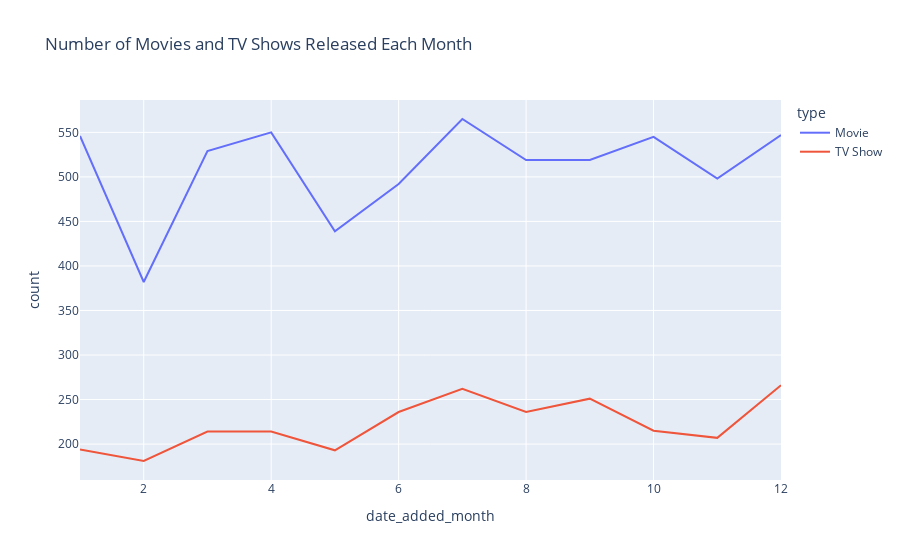

This figure's notebook cell:
### Code cell
# Group by year and type to get counts
counts = df.groupby(['date_added_month', 'type']).size().reset_index(name='count')

# Create the line plot
fig = px.line(counts, x='date_added_month', y='count', color='type', title='Number of Movies and TV Shows Released Each Month')

# Show the plot
fig.show()

### Figure 1 — Plotly figure (JSON) as saved in the notebook; plotly's stock layout.template omitted (floating-point values rounded to 4 significant figures)
{"data": [{"hovertemplate": "type=Movie<br>date_added_month=%{x}<br>count=%{y}<extra></extra>", "legendgroup": "Movie", "line": {"color": "#636efa", "dash": "solid"}, "marker": {"symbol": "circle"}, "mode": "lines", "name": "Movie", "orientation": "v", "showlegend": true, "type": "scatter", "x": [1, 2, 3, 4, 5, 6, 7, 8, 9, 10, 11, 12], "xaxis": "x", "y": [546, 382, 529, 550, 439, 492, 565, 519, 519, 545, 498, 547], "yaxis": "y"}, {"hovertemplate": "type=TV Show<br>date_added_month=%{x}<br>count=%{y}<extra></extra>", "legendgroup": "TV Show", "line": {"color": "#EF553B", "dash": "solid"}, "marker": {"symbol": "circle"}, "mode": "lines", "name": "TV Show", "orientation": "v", "showlegend": true, "type": "scatter", "x": [1, 2, 3, 4, 5, 6, 7, 8, 9, 10, 11, 12], "xaxis": "x", "y": [194, 181, 214, 214, 193, 236, 262, 236, 251, 215, 207, 266], "yaxis": "y"}], "layout": {"legend": {"title": {"text": "type"}, "tracegroupgap": 0}, "title": {"text": "Number of Movies and TV Shows Released Each Month"}, "xaxis": {"anchor": "y", "domain": [0, 1], "title": {"text": "date_added_month"}}, "yaxis": {"anchor": "x", "domain": [0, 1], "title": {"text": "count"}}}}
